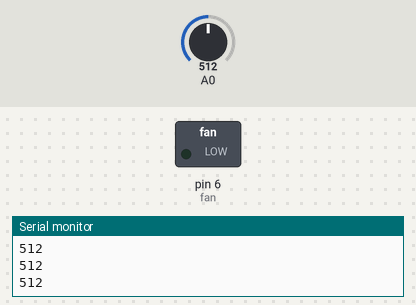
Bench run of a sketch on a simulated Arduino Uno, built with avr-gcc and run on an emulated ATmega328P. Parts: switched loads named in the sketch (green lamp = pin HIGH), the last lines printed to the serial monitor. The inputs (shaded band) are chosen by the test bench; at power-on: A0 = 512.

Above: at 1.2 s.
1.3 s: A0 set to 716
At 2.0 s:
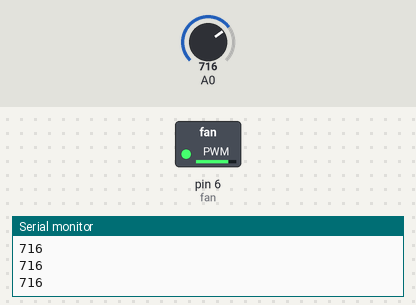
2.8 s: A0 set to 750
At 3.2 s:
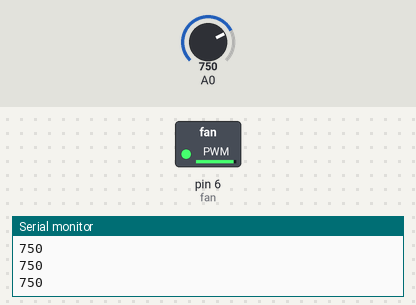
4.3 s: A0 set to 768
At 4.6 s:
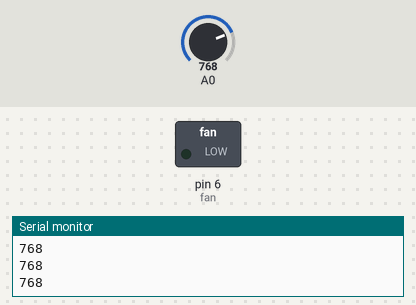
5.8 s: A0 set to 900
At 7.0 s:
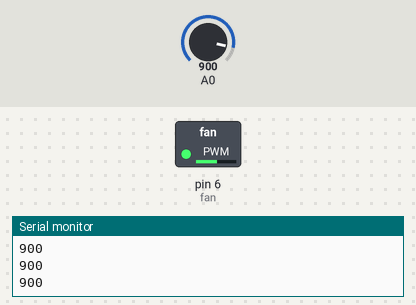
7.3 s: A0 set to 306
At 8.4 s:
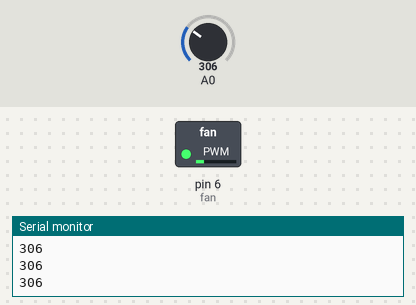
8.8 s: A0 set to 0
At 9.7 s:
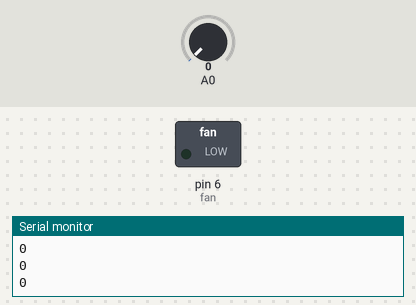
Timing chart, 0 to 11.3 s (numbered marks = the images above; inputs shaded):
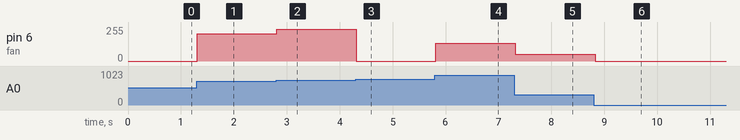

The sketch:

pwm_fan_t1.ino
```cpp
const int fan = 6; //設定 Arduino 風扇腳位在 9 pin
int in ;
void setup() {
 // 初始化傳輸速率設定為9600
 Serial.begin(9600);
 pinMode(fan, OUTPUT); //定義 pinmode 為 pin 9 OUTPUT 輸出
 pinMode(in , INPUT);
}
void loop() {
 // 讀取輸入 on analog pin 0:
 in=analogRead(A0);//設定A0 值為讀取類比訊號
  analogWrite(fan,in);//我們設定 9 pin 為 pwm 風扇速度輸出
 Serial.println(in); //利用 Serial.println函數可以在序列監控視窗中輸出風扇速度的值
 delay(100); // 我希望每秒鐘可以延遲印出值int fan = 9; //設定 Arduino 風扇腳位在 9 pin
}
```

Measured:
- the behaviour switches between 767 and 768 on A0 (found by bisection; images 2 and 3)
- after the input at 1.3 s, pin 6 (fan): 0/255 → 204/255 at once
- after the input at 2.8 s, pin 6 (fan): 204/255 → 238/255 at once
- after the input at 4.3 s, pin 6 (fan): 238/255 → 0/255 at once
- after the input at 5.8 s, pin 6 (fan): 0/255 → 132/255 at once
- after the input at 7.3 s, pin 6 (fan): 132/255 → 50/255 at once
- after the input at 8.8 s, pin 6 (fan): 50/255 → 0/255 at once
